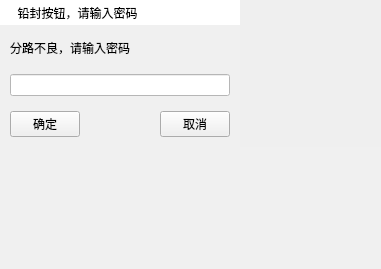
<?xml version="1.0" encoding="UTF-8"?>
<ui version="4.0">
 <class>PassWordEntryDlg</class>
 <widget class="QWidget" name="PassWordEntryDlg">
  <property name="geometry">
   <rect>
    <x>0</x>
    <y>0</y>
    <width>381</width>
    <height>269</height>
   </rect>
  </property>
  <property name="minimumSize">
   <size>
    <width>0</width>
    <height>0</height>
   </size>
  </property>
  <property name="maximumSize">
   <size>
    <width>100000</width>
    <height>100000</height>
   </size>
  </property>
  <property name="mouseTracking">
   <bool>false</bool>
  </property>
  <property name="focusPolicy">
   <enum>Qt::ClickFocus</enum>
  </property>
  <property name="windowTitle">
   <string>铅封按钮，请输入密码</string>
  </property>
  <property name="styleSheet">
   <string notr="true"/>
  </property>
  <layout class="QGridLayout" name="gridLayout_2">
   <property name="leftMargin">
    <number>0</number>
   </property>
   <property name="topMargin">
    <number>0</number>
   </property>
   <property name="rightMargin">
    <number>0</number>
   </property>
   <property name="bottomMargin">
    <number>0</number>
   </property>
   <property name="spacing">
    <number>0</number>
   </property>
   <item row="0" column="0">
    <widget class="QLabel" name="PassWordTittle">
     <property name="minimumSize">
      <size>
       <width>240</width>
       <height>25</height>
      </size>
     </property>
     <property name="maximumSize">
      <size>
       <width>10000</width>
       <height>25</height>
      </size>
     </property>
     <property name="styleSheet">
      <string notr="true">background-color: rgb(255, 255, 255);
padding-left: 8px;</string>
     </property>
     <property name="text">
      <string>  铅封按钮，请输入密码                </string>
     </property>
    </widget>
   </item>
   <item row="1" column="0">
    <widget class="QWidget" name="widget" native="true">
     <property name="minimumSize">
      <size>
       <width>240</width>
       <height>0</height>
      </size>
     </property>
     <property name="maximumSize">
      <size>
       <width>10000</width>
       <height>10000</height>
      </size>
     </property>
     <property name="styleSheet">
      <string notr="true">background-color: rgb(240, 240, 240);
</string>
     </property>
     <layout class="QGridLayout" name="gridLayout">
      <property name="leftMargin">
       <number>10</number>
      </property>
      <property name="topMargin">
       <number>12</number>
      </property>
      <property name="rightMargin">
       <number>10</number>
      </property>
      <property name="bottomMargin">
       <number>10</number>
      </property>
      <property name="horizontalSpacing">
       <number>0</number>
      </property>
      <property name="verticalSpacing">
       <number>15</number>
      </property>
      <item row="0" column="0" colspan="3">
       <widget class="QLabel" name="label">
        <property name="minimumSize">
         <size>
          <width>0</width>
          <height>0</height>
         </size>
        </property>
        <property name="styleSheet">
         <string notr="true">
font: 11pt &quot;新宋体&quot;;</string>
        </property>
        <property name="text">
         <string>分路不良，请输入密码   </string>
        </property>
       </widget>
      </item>
      <item row="2" column="2">
       <widget class="QPushButton" name="pushButton_2">
        <property name="maximumSize">
         <size>
          <width>70</width>
          <height>16777215</height>
         </size>
        </property>
        <property name="text">
         <string>取消</string>
        </property>
       </widget>
      </item>
      <item row="1" column="0" colspan="3">
       <widget class="QLineEdit" name="lineEdit">
        <property name="focusPolicy">
         <enum>Qt::ClickFocus</enum>
        </property>
        <property name="styleSheet">
         <string notr="true">background-color: rgb(255, 255, 255);</string>
        </property>
       </widget>
      </item>
      <item row="2" column="0">
       <widget class="QPushButton" name="pushButton">
        <property name="maximumSize">
         <size>
          <width>70</width>
          <height>16777215</height>
         </size>
        </property>
        <property name="text">
         <string>确定</string>
        </property>
       </widget>
      </item>
     </layout>
    </widget>
   </item>
   <item row="1" column="1">
    <spacer name="horizontalSpacer">
     <property name="orientation">
      <enum>Qt::Horizontal</enum>
     </property>
     <property name="sizeHint" stdset="0">
      <size>
       <width>20</width>
       <height>20</height>
      </size>
     </property>
    </spacer>
   </item>
   <item row="2" column="0" colspan="2">
    <widget class="KeyBoard" name="widget_2" native="true">
     <property name="maximumSize">
      <size>
       <width>100000</width>
       <height>1000000</height>
      </size>
     </property>
     <property name="sizeIncrement">
      <size>
       <width>400</width>
       <height>150</height>
      </size>
     </property>
     <property name="styleSheet">
      <string notr="true">background-color: rgb(240, 240, 240);</string>
     </property>
    </widget>
   </item>
  </layout>
 </widget>
 <customwidgets>
  <customwidget>
   <class>KeyBoard</class>
   <extends>QWidget</extends>
   <header>menuclass/LeadSealing/keyboard.h</header>
   <container>1</container>
  </customwidget>
 </customwidgets>
 <resources/>
 <connections/>
</ui>
